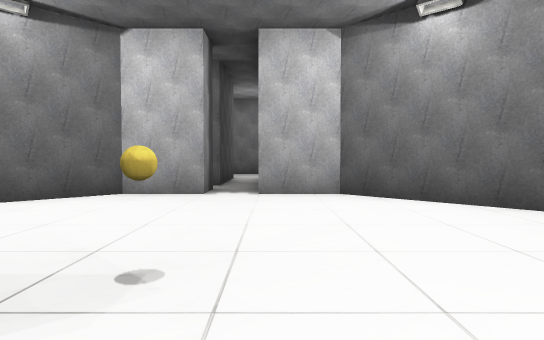
view 1 (above)

21 first-person views from a walk through a 3-D level made in the Unity game engine. The camera is 1.5 m above the floor, tilts 2° down and sees 75° across. The floor is counted in squares, 2.25 m on a side. Each view is taken from the middle of a square. On the plan, view 1 faces up. The plan holds only what a view shows up to about 10 squares ahead; the rest is blank. The player is left out. Some surface patterns are stand-ins.

view 2
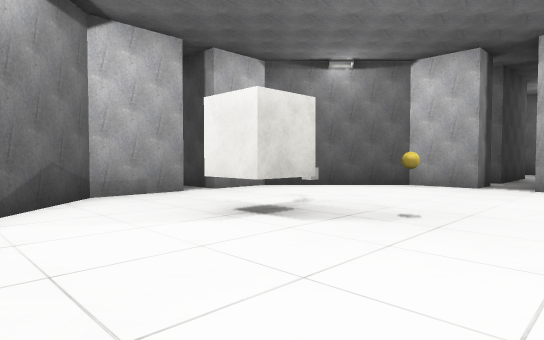

view 3
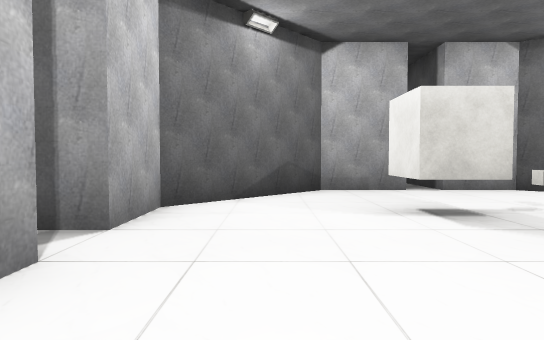

view 4
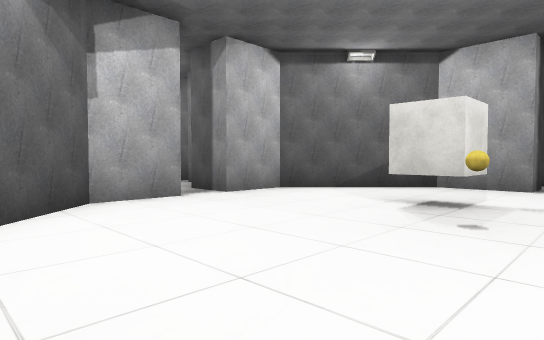

view 5
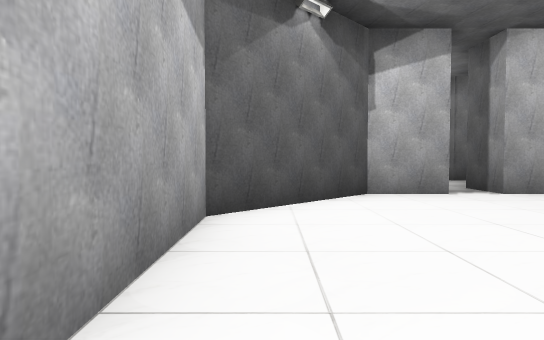

view 6
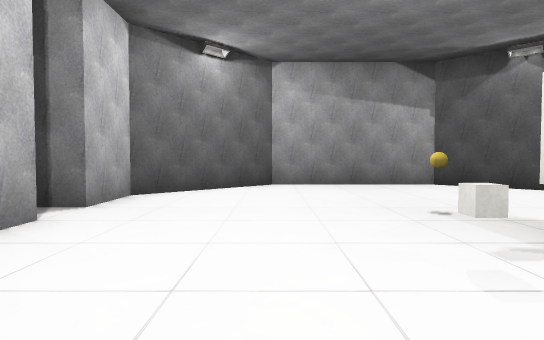

view 7
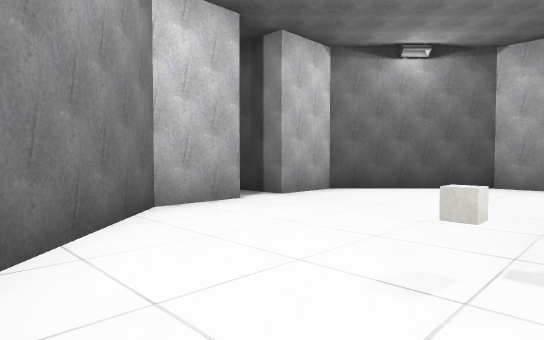

view 8
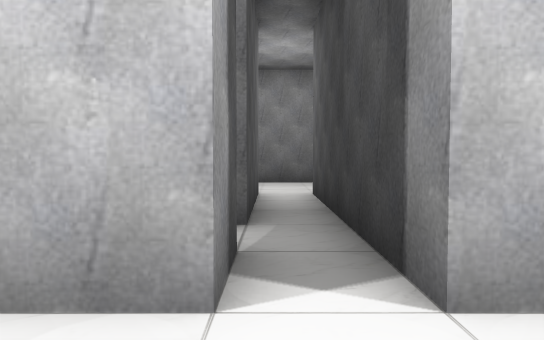

view 9
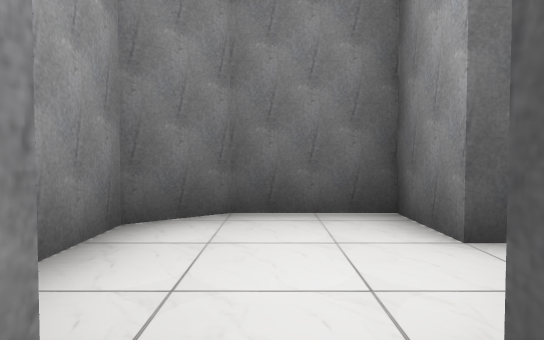

view 10
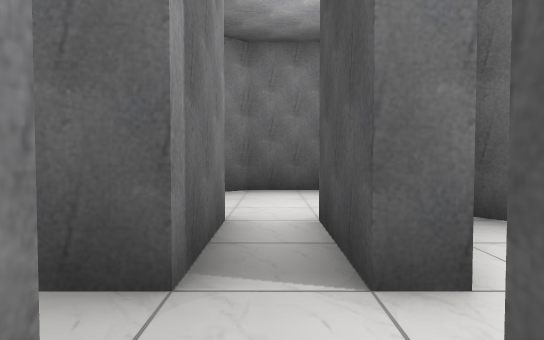

view 11
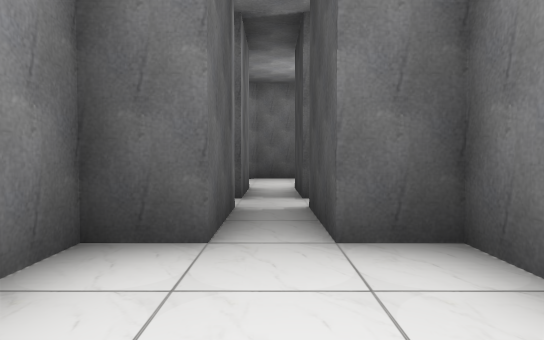

view 12
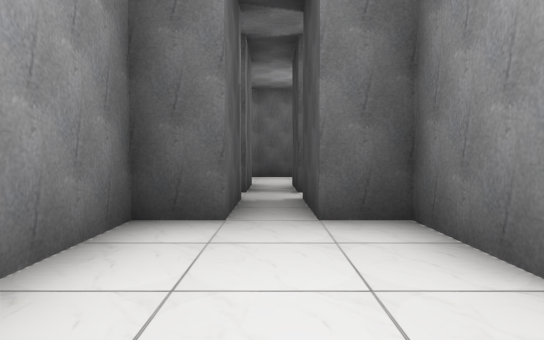

view 13
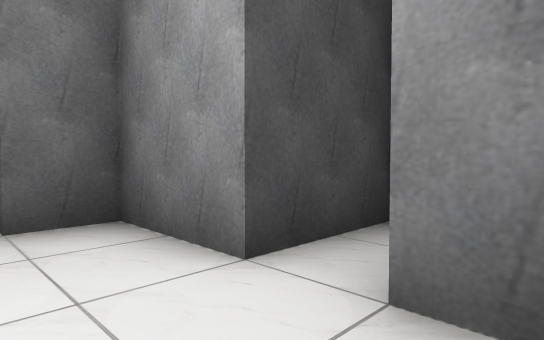

view 14
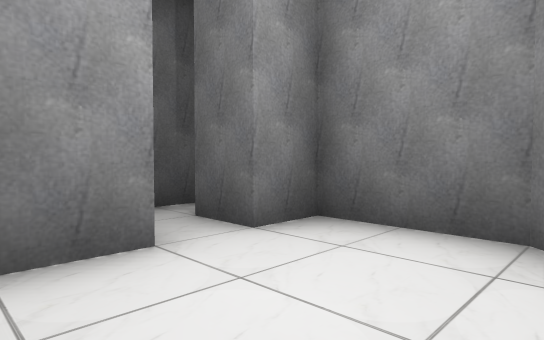

view 15
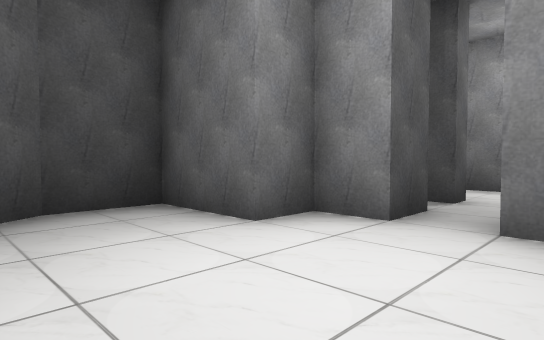

view 16
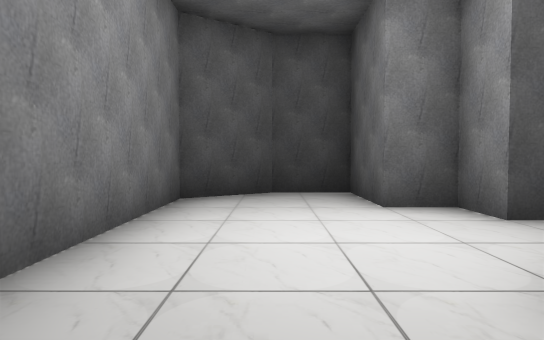

view 17
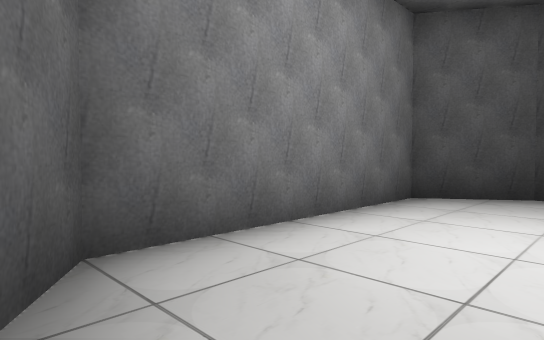

view 18
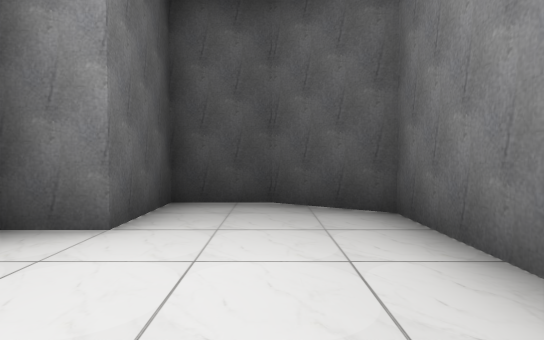

view 19
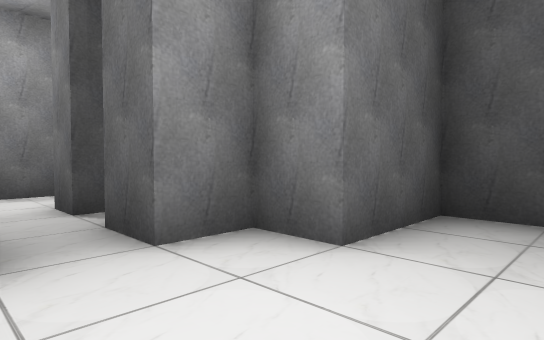

view 20
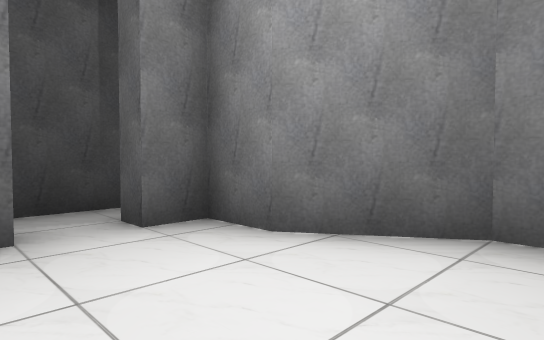

view 21
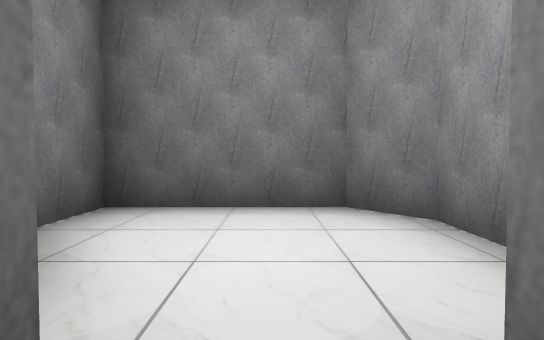

### Floor plan
Points are (right, up) in squares from view 1. A wall is a line through its corners. A room is listed if a view was taken in it or the views show most of it. See-through windows are left out.
Room 1 (views 1, 2, 3, 4, 5, 6, 7, 8)
walls: (-5.3, 1.8) (-5.3, 0) (-2.7, -2.5) (-1.2, -2.5) (-1.2, -3.8); (-1.2, 6.5) (-2.7, 6.5) (-5.3, 4); (-0.4, -2.5) (1.2, -2.5) (3.7, 0) (3.7, 4) (1.3, 6.5) (-0.2, 6.5)
ways out: opening at (-1, 7) to room 2; opening at (-6, 2); opening at (-1, -3)
objects: cube (-3, 3); cube (-2, 1); ball (-1, 2)
Room 2 (views 9, 21)
walls: (-1.2, 11.5) (-1.2, 8.5) (-1.8, 8.5); (-2.2, 13.5) (-4.3, 13.5); (1.2, 13.3) (0.4, 14.5) (-1.4, 14.5); (-4.3, 11.9) (-4.3, 12.5) (-2.2, 12.5); (-5.3, 12.5) (-5.3, 11.8); (-1.8, 7.5) (-1.2, 7.5) (-1.2, 6.5); (-0.2, 6.5) (-0.2, 11.5) (1.2, 11.5) (1.2, 13.5)
ways out: opening at (-1, 7) to room 1; opening at (-6.5, 13) to room 3; opening at (-5, 14) to room 4; opening at (-1, 8) to room 5; opening at (-5, 12) to room 6
Room 3 (views 10, 11, 12, 13, 14)
walls: (-11.3, 13.6) (-11.3, 11.5) (-10.3, 11.5) (-10.3, 10.5); (-9.3, 10.6) (-9.3, 11.5) (-7.3, 11.5) (-7.3, 12.5) (-5.3, 12.5); (-5.3, 13.5) (-7.3, 13.5) (-7.3, 14.5) (-9.1, 14.5)
ways out: opening at (-6.5, 13) to room 2; opening at (-10, 11) to room 7
Room 4 (views 15, 16, 17, 18, 19)
walls: (-4.3, 13.5) (-4.3, 14.5) (-3.3, 14.5) (-3.3, 15.5) (-1.3, 15.5) (-1.3, 17) (-2.3, 18.5) (-7.3, 18.5) (-8.3, 17) (-8.3, 15.5) (-6.3, 15.5) (-6.3, 14.5) (-5.3, 14.5) (-5.3, 13.5)
ways out: opening at (-5, 14) to room 2
Room 5 (view 20)
walls: (-3.6, 9.8) (-4.8, 9.8) (-5.7, 9) (-5.7, 5.8) (-4.2, 5.8) (-2.8, 6.7) (-1.8, 6.7)
ways out: opening at (-1, 8) to room 2
Room 6 (no view inside)
walls: (-5.8, 10) (-3.6, 10); (-2.3, 10.5) (-1.9, 10.8)
ways out: opening at (-5, 12) to room 2
Room 7 (no view inside)
walls: (-9.3, 9.4) (-9.3, 10.6)
ways out: opening at (-10, 11) to room 3; opening at (-11, 10)

Positions as (right, up) in squares from view 1, and headings:
1: (0, 0), facing up
2: (1, -2), facing up-left
3: (2, -1), facing left
4: (3, 3), facing down-left
5: (3, 4), facing down
6: (-5, 4), facing right
7: (-5, 2), facing up-right
8: (-1, 5), facing up
9: (-3, 13), facing right
10: (-6, 13), facing right
11: (-10, 13), facing right
12: (-11, 13), facing right
13: (-11, 13), facing down-right
14: (-8, 14), facing down-left
15: (-6, 18), facing down-right
16: (-8, 17), facing right
17: (-8, 16), facing up-right
18: (-3, 17), facing left
19: (-4, 17), facing down-left
20: (-5, 9), facing down-right
21: (-1, 8), facing left
